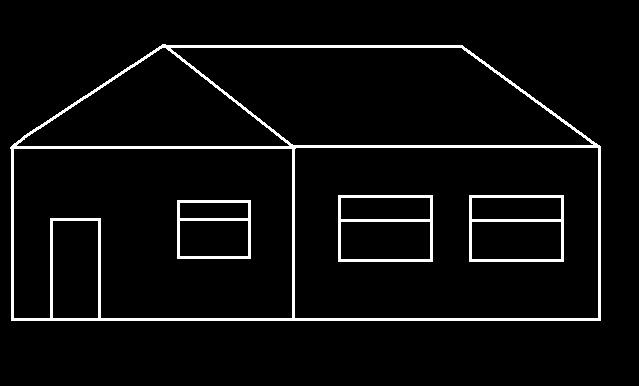
#> input picture house.jpg, 639 x 386 px
$ python hough.py
#> lines starting #> are read from the running program, lines starting #| are printed output that depends on the picture; after the words box and inside, x2 and y2 are one past the last pixel; in counts of white or black regions, pixels touching at a corner belong together
import cv2 as cv
import numpy as np

filename = "house.jpg"
img = cv.imread(filename)
#> img is the input picture: shape (386, 639, 3); min 0, max 255, mean 12
canny = cv.Canny(img, 100, 270)
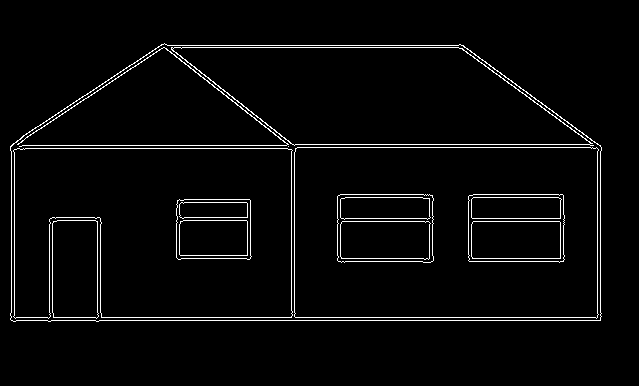
#> canny: shape (386, 639); 3.2% white in thin lines or dots, all inside (x1, y1, x2, y2) = (10, 43, 602, 322)

img1 = img.copy()
img2 = img.copy()

def Hough_transform(image, theta=np.pi/180, treshold=120):
#> called with theta = 0.0175, treshold = 170
    width, height = image.shape[1], image.shape[0]
#> width = 639; height = 386
    # rho = [0, (width + height) // 2], theta = [0, 2pi]
    num_thetas = round(2*np.pi / theta + 1)
    num_rhos = round((width + height) // 2 + 1)
#> num_rhos = 513

    # 1. filling the accumulator
    accum = np.zeros((num_rhos, num_thetas))
    for i in range(height):
        for j in range(width):
            if image[i, j] > 20:
                for n in range(num_thetas):
                    x0 = j - width // 2
                    y0 = height // 2 - i
                    r = round(y0 * np.sin(theta * n) + x0 * np.cos(theta * n))
                    accum[r, n] += 1
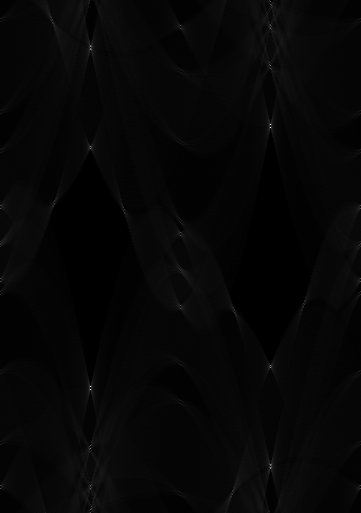
#> accum: shape (513, 361) float64; min 0, max 581, mean 15.2; drawn with min black and max white
    # 2. finding the required values
    lines = []
    for r in range(num_rhos):
        for n in range(num_thetas):
            if accum[r, n] > treshold:
                lines.append(np.array([r, theta * n]))

    lines = np.array(lines)
    if lines.size == 0: lines = None
    return lines

# My Hough transform
lines = Hough_transform(canny, theta=np.pi/180, treshold=170)
#> lines = 44 pairs, first value 1 to 512, second value 0 to 6.28
if (lines is not None):
    for i, (rho, theta) in enumerate(lines):
        width, height = canny.shape[1], canny.shape[0]
        a = np.cos(theta)
        b = np.sin(theta)

        x0 = a * rho
        y0 = b * rho

        x1 = int(x0 + 1000 * (-b)) + width // 2
        y1 = height // 2 - int(y0 + 1000 * a)
        x2 = int(x0 - 1000 * (-b)) + width // 2
        y2 = height // 2 - int(y0 - 1000 * a)

        cv.line(img1, (x1, y1), (x2, y2), (0,255,0), thickness=1)
#> this loop made 44 passes
#> (rho, theta, a, b, x0, y0, x1, y1) on passes 2 to 13: (4, 4.71, -1.84e-16, -1, -7.35e-16, -4, 1319, 197), (25, 4.71, -1.84e-16, -1, -4.59e-15, -25, 1319, 218), (28, 4.71, -1.84e-16, -1, -5.14e-15, -28, 1319, 221), (45, 1.57, 6.12e-17, 1, 2.76e-15, 45, -681, 148), (46, 1.57, 6.12e-17, 1, 2.82e-15, 46, -681, 147), (48, 1.57, 6.12e-17, 1, 2.94e-15, 48, -681, 145), (49, 1.57, 6.12e-17, 1, 3e-15, 49, -681, 144), (49, 1.59, -0.0175, 1, -0.855, 48.99, -681, 162), (64, 4.69, -0.0175, -1, -1.12, -63.99, 1317, 274), (65, 4.71, -1.84e-16, -1, -1.19e-14, -65, 1319, 258), (68, 4.71, -1.84e-16, -1, -1.25e-14, -68, 1319, 261), (124, 4.71, -1.84e-16, -1, -2.28e-14, -124, 1319, 317)
#> (rho, theta, b, x0, y0, x1, y1, x2) on pass 1: (1, 4.71, -1, -1.84e-16, -1, 1319, 194, -681)
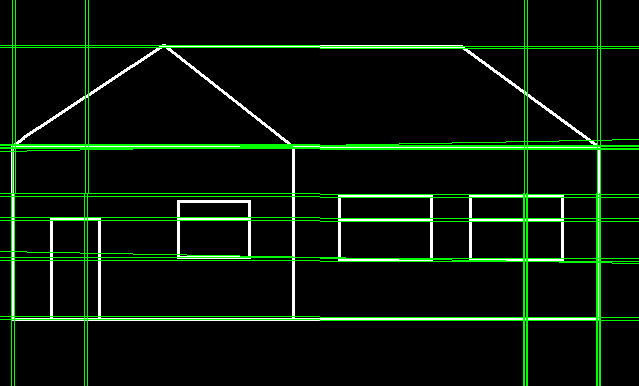
#> img1: shape (386, 639, 3); 5.53% of pixels changed, all inside (x1, y1, x2, y2) = (0, 0, 639, 386)

    cv.imshow(filename, img1)
    cv.waitKey(0)
    cv.destroyAllWindows()


# Actual Hough transform
lines = cv.HoughLines(canny, rho=1, theta=np.pi/180, threshold=120)
#> lines = 32 rows, first 8: [320, 1.57], [317, 1.57], [144, 1.57], [147, 1.57], [45, 1.57], [47, 1.57], [258, 1.57], [221, 1.57]
if (lines is not None):
    for i in range(len(lines)):
        for rho, theta in lines[i]:
            a = np.cos(theta)
            b = np.sin(theta)

            x0 = a * rho
            y0 = b * rho

            x1 = int(x0 + 1000 * (-b))
            y1 = int(y0 + 1000 * a)
            x2 = int(x0 - 1000 * (-b))
            y2 = int(y0 - 1000 * a)

            cv.line(img2, (x1, y1), (x2, y2), (0,0,255), thickness=1)
#> this loop made 32 passes
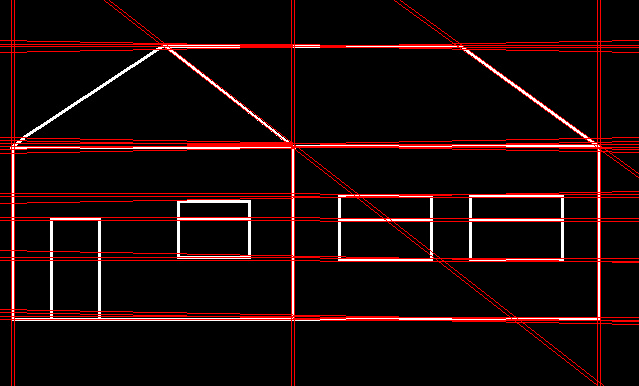
#> img2: shape (386, 639, 3); 6.69% of pixels changed, all inside (x1, y1, x2, y2) = (0, 0, 639, 386)

cv.imshow(filename, img2)
cv.waitKey(0)

$ run again, with triangle.jpg copied over house.jpg
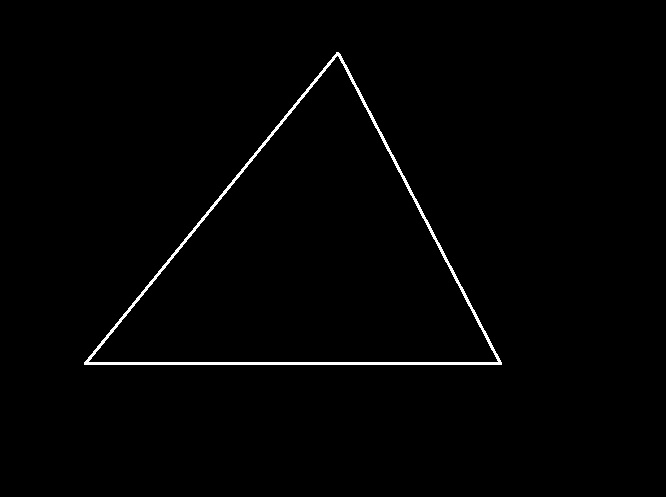
#> input picture triangle.jpg, 666 x 497 px
#> img is the input picture: shape (497, 666, 3); min 0, max 255, mean 2.7
#> canny: shape (497, 666); 0.75% white in thin lines or dots, all inside (x1, y1, x2, y2) = (84, 52, 502, 366)
#> after the loop in Hough_transform, `for i in range(height):`:
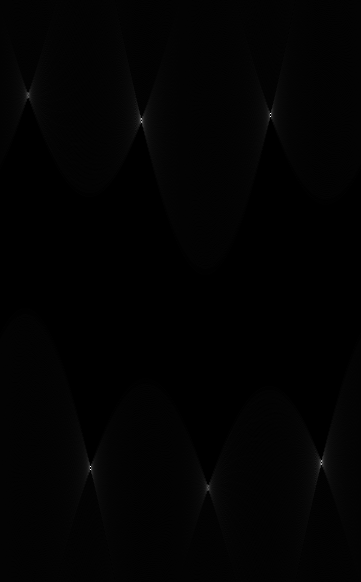
#> accum: shape (582, 361) float64; min 0, max 409, mean 4.3; drawn with min black and max white
#> `lines = Hough_transform(canny, theta=np.pi/180, treshold=170)`: lines = [[113, 4.71], [116, 4.71], [118, 2.46], [119, 2.46], [121, 2.46], [122, 2.46], [460, 5.6], [461, 5.6], [463, 5.6], [464, 5.6], [466, 1.57], [469, 1.57]]
#> the loop `for i, (rho, theta) in enumerate(lines):` made 12 passes
#> (rho, theta, a, b, x0, y0, x1, y1) on passes 1 to 8: (113, 4.71, -1.84e-16, -1, -2.08e-14, -113, 1333, 361), (116, 4.71, -1.84e-16, -1, -2.13e-14, -116, 1333, 364), (118, 2.46, -0.777, 0.629, -91.7, 74.26, -388, 950), (119, 2.46, -0.777, 0.629, -92.48, 74.89, -388, 950), (121, 2.46, -0.777, 0.629, -94.03, 76.15, -390, 948), (122, 2.46, -0.777, 0.629, -94.81, 76.78, -391, 948), (460, 5.6, 0.777, -0.629, 357.5, -289.5, 1319, -239), (461, 5.6, 0.777, -0.629, 358.3, -290.1, 1320, -239)
#> `lines = cv.HoughLines(canny, rho=1, theta=np.pi/180, threshold=120)`: lines = [[364, 1.57], [361, 1.57], [293, 0.681], [296, 0.681], [295, 0.663], [-279, 2.67], [-271, 2.65], [-274, 2.65]]
#> the loop `for i in range(len(lines)):` made 8 passes
#> after the loop `for i in range(len(lines)):`:
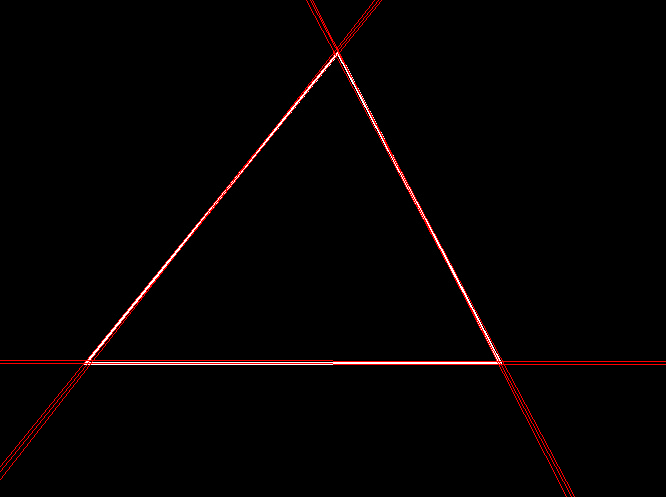
#> img2: shape (497, 666, 3); 1.23% of pixels changed, all inside (x1, y1, x2, y2) = (0, 0, 666, 497)

$ run again, with triangle2.jpg copied over house.jpg
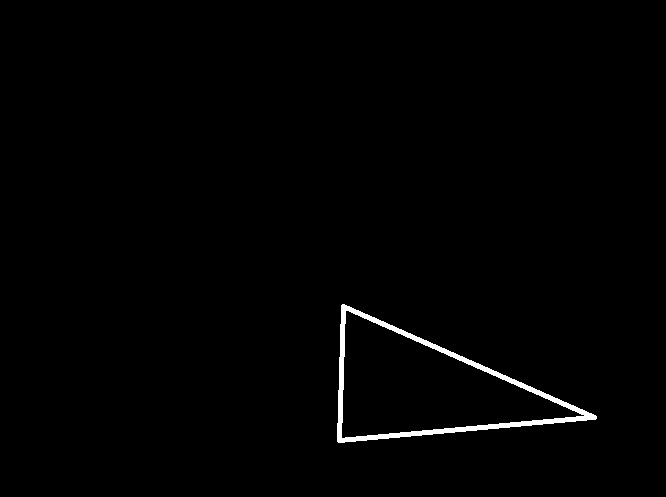
#> input picture triangle2.jpg, 666 x 497 px
#> img is the input picture: shape (497, 666, 3); min 0, max 255, mean 2.5
#> canny: shape (497, 666); 0.38% white in thin lines or dots, all inside (x1, y1, x2, y2) = (336, 304, 598, 444)
#> after the loop in Hough_transform, `for i in range(height):`:
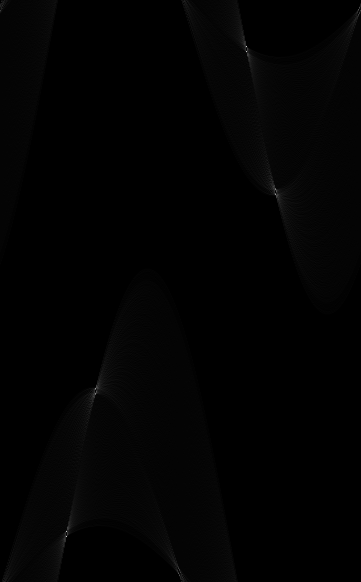
#> accum: shape (582, 361) float64; min 0, max 211, mean 2.2
#> `lines = Hough_transform(canny, theta=np.pi/180, treshold=170)`: lines = [[46, 4.29], [51, 4.29], [531, 1.15], [536, 1.15]]
#> the loop `for i, (rho, theta) in enumerate(lines):` made 4 passes
#> (rho, theta, a, b, x0, y0, x1, y1) on passes 1 to 4: (46, 4.29, -0.407, -0.914, -18.71, -42.02, 1227, 696), (51, 4.29, -0.407, -0.914, -20.74, -46.59, 1225, 701), (531, 1.15, 0.407, 0.914, 216, 485.1, -364, -643), (536, 1.15, 0.407, 0.914, 218, 489.7, -362, -648)
#> `lines = cv.HoughLines(canny, rho=1, theta=np.pi/180, threshold=120)`: lines = [[137, 1.99], [142, 1.99], [470, 1.48], [465, 1.48]]
#> the loop `for i in range(len(lines)):` made 4 passes
#> after the loop `for i in range(len(lines)):`:
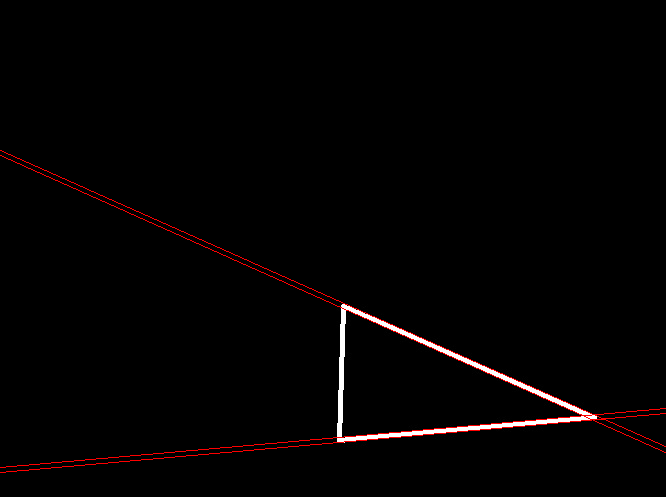
#> img2: shape (497, 666, 3); 0.8% of pixels changed, all inside (x1, y1, x2, y2) = (0, 150, 666, 473)
